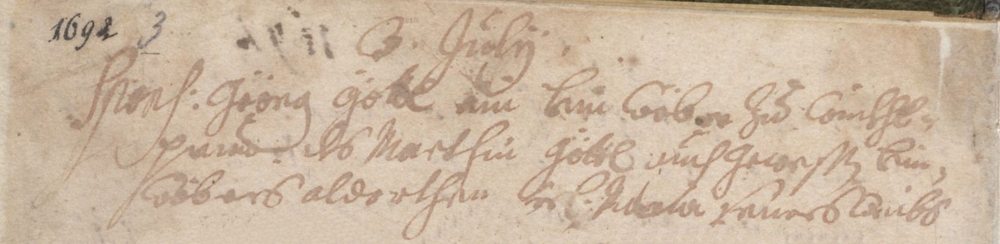
#> input picture dataset/10.bmp, 1000 x 244 px, shrunk from 1777 x 434 before the run, given in place of 2.bmp, which was not available
$ python top-hat.py
#> lines starting #> are read from the running program, lines starting #| are printed output that depends on the picture; pictures that were not available may be replaced by others from this repository, and a replacement may not be noted
#in this file white and black top-hat operations are applied to an image
import cv2
import matplotlib.pyplot as plt
import numpy as np

kernel = np.ones((5, 5), np.uint8)

#white top-hat
img1 = cv2.imread('./dataset/2.bmp', 0)
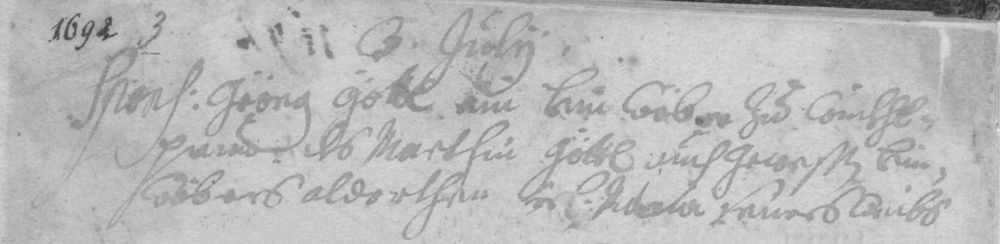
#> img1: shape (244, 1000); min 35, max 247, mean 186.1
img1_inv = cv2.bitwise_not(img1)
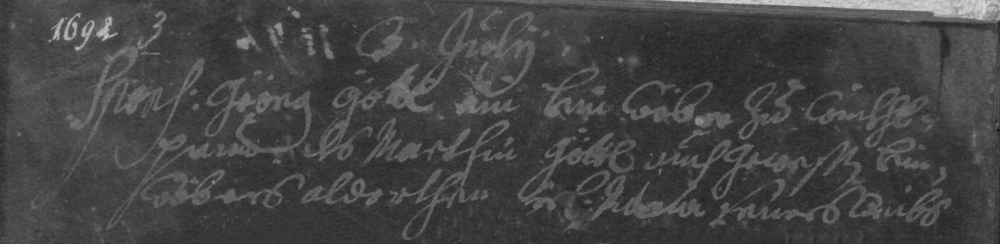
#> img1_inv: shape (244, 1000); min 8, max 220, mean 68.9

tophat_img = cv2.morphologyEx(img1_inv, cv2.MORPH_TOPHAT, kernel)
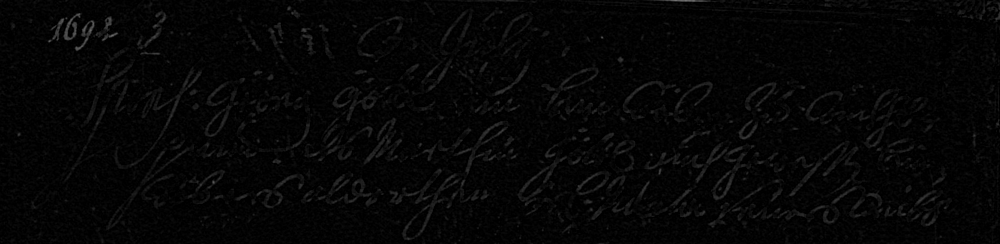
#> tophat_img: shape (244, 1000); min 0, max 115, mean 5.5

#black top-hat
img2 = cv2.imread('./dataset/3.bmp', 0)
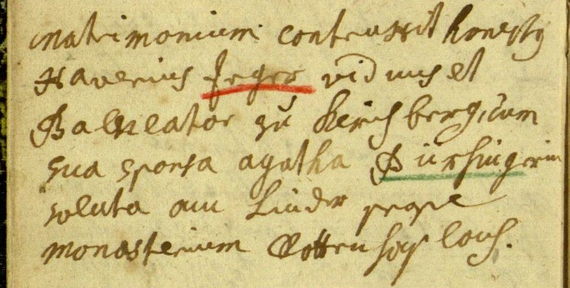
#> input picture dataset/3.bmp, 570 x 288 px, shrunk from 1013 x 511 before the run
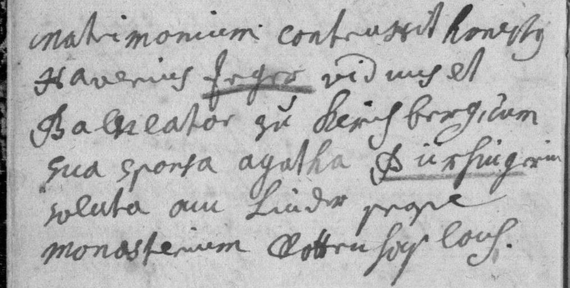
#> img2: shape (288, 570); min 0, max 225, mean 182.4

black_tophat_img = cv2.morphologyEx(img2, cv2.MORPH_BLACKHAT, kernel)
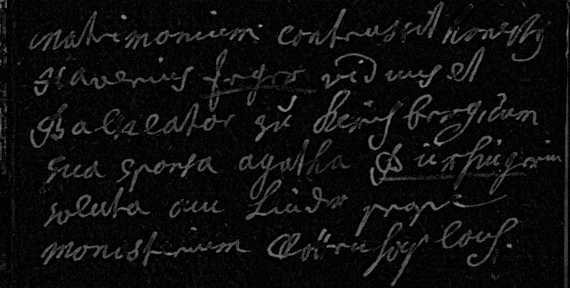
#> black_tophat_img: shape (288, 570); min 0, max 160, mean 13.7

#plotting
plt.figure(figsize=(10, 8))

plt.subplot(2, 2, 1)
plt.imshow(img1, cmap='gray')
plt.title("Зображення з рівнями сірого")
plt.axis('off')

plt.subplot(2, 2, 2)
plt.imshow(tophat_img, cmap='gray')
plt.title("White top-hat")
plt.axis('off')

plt.subplot(2, 2, 3)
plt.imshow(img2, cmap='gray')
plt.title("Зображення з рівнями сірого")
plt.axis('off')

plt.subplot(2, 2, 4)
plt.imshow(black_tophat_img, cmap='gray')
plt.title("Black top-hat")
plt.axis('off')

plt.tight_layout()
plt.show()
